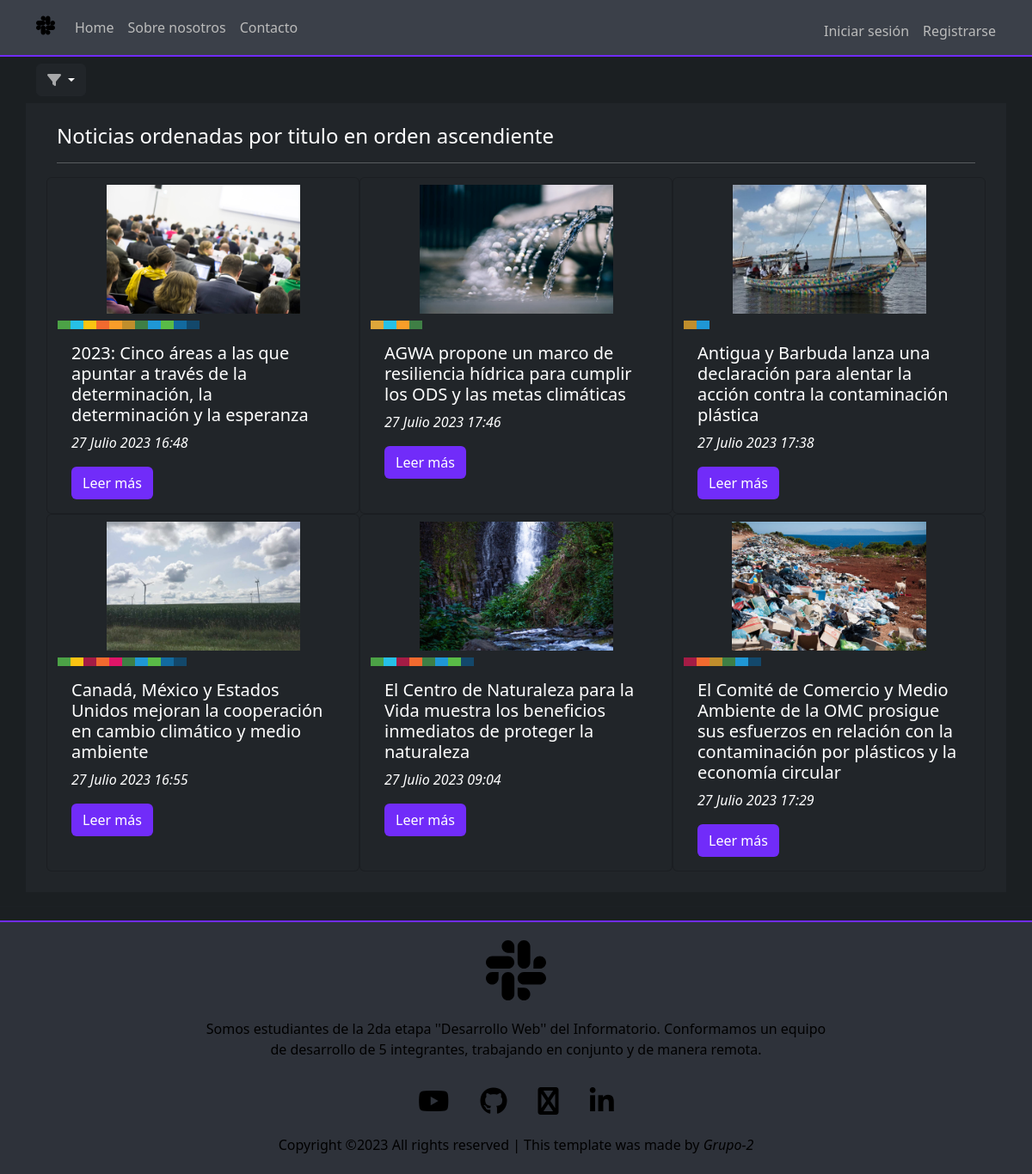
Screenshot of /ord-tit-asc/ with the database file from the repository.
### apps/noticias/models.py (models this page shows, shortened)
class Noticia(models.Model):
	creado = models.DateTimeField(
		'creado',
		auto_now_add=True
	)
	modificado = models.DateTimeField(
		'modificado',
		auto_now=True
	)
	titulo = models.CharField(max_length = 250)
	descripcion = models.CharField(max_length= 400)
	contenido = models.TextField()
	autor = models.ForeignKey(User, on_delete = models.CASCADE)
	imagen = models.ImageField(upload_to = 'noticias')
	categoria = models.ManyToManyField(Categoria, blank=False)

class Categoria(models.Model):
	nombre = models.CharField(max_length=80)
	imagen_cat = models.ImageField(upload_to = 'categorias', default='https://www.un.org/sustainabledevelopment/wp-content/uploads/sites/3/2017/12/04-11-2017-IFAD-35822.jpg')

### ProyectoFinal/views.py (the view)
# urls.py: path('ord-tit-asc/', views.OrdTitAsc, name="ord-tit-asc"),
def OrdTitAsc(request):
	ctx = {}
	lista_noticias = Noticia.objects.order_by('titulo')
	ctx['object_list'] = lista_noticias[0:6]
	return render(request, 'ord-tit-asc.html', ctx)

### templates/ord-tit-asc.html (shortened to what this page needs)
{% extends 'base.html' %}
{% load static %}
{% block contenido %}
<div class="section container ">
	<div class="dropdown my-2">
		<button class="btn btn-dark dropdown-toggle" type="button" data-bs-toggle="dropdown" aria-expanded="false">
			<i class="fa fa-solid fa-filter"></i>
		</button>
	</div>
	<div class="row text-bg-dark p-4">
		<div class="col-12">
			<h4>Noticias ordenadas por titulo en orden ascendiente</h4>
			<hr>
		</div>
			{% for n in object_list %}
			<div class="card text-bg-dark col-sm-12 col-md-6 col-lg-4">
				<img src="{{n.imagen.url}}" class="card-img-top my-2" alt="..." style="height: 150px; object-fit: contain;">
				<div class="d-flex">
					{% for cat in n.categoria.all %}
					<div class="btn-categoria-{{cat.pk}}" style="width: 15px; height: 10px;" title="{{cat.nombre}}"></div>
					{% endfor %}
					</div>
				<div class="card-body">
					<h5 class="card-title">{{n.titulo}}</h5>
					<p><em>{{n.creado}}</em></p>
					<a href="{% url 'noticias:detalle_noticia' n.pk %}" class="btn btn-go">Leer más</a>
				</div>
			</div>
			{% endfor %}
	</div>
</div>
<hr>
{% endblock contenido %}

### static/css/base.css (style rules this page uses)
body { background-color: #1b1f22; }
.fa-filter, .fa-caret-down { color:#ffffff9a }
.btn-go { background-color: #712cf9; color: #fff; }
.btn-categoria-2 { background-color: rgb(222,167,58) ; }
.btn-categoria-3 { background-color: rgb(76,162,70) ; }
.btn-categoria-6 { background-color: rgb(38,192,231) ; }
.btn-categoria-7 { background-color: rgb(251, 196, 18) ; }
.btn-categoria-8 { background-color: rgb(164,28,69) ; }
.btn-categoria-9 { background-color: rgb(242,106,47) ; }
.btn-categoria-10 { background-color: rgb(223,21,104) ; }
.btn-categoria-11 { background-color: rgb(248,157,41) ; }
.btn-categoria-12 { background-color: rgb(192,142,44) ; }
.btn-categoria-13 { background-color:rgb(63,127,69) ; }
.btn-categoria-14 { background-color:rgb(31,151,213) ; }
.btn-categoria-15 { background-color:rgb(89,187,71) ; }
.btn-categoria-16 { background-color:rgb(18,106,159) ; }
.btn-categoria-17 { background-color:rgb(19,72,107); }

### rows the page displays
Noticia: imagen (picture), titulo "2023: Cinco áreas a las que apuntar a través de la determinación, la determinación y la esperanza", creado "27 Julio 2023 16:48"
Categoria: {{ cat.pk }} 15 (drawn)
Noticia: imagen (picture), titulo "AGWA propone un marco de resiliencia hídrica para cumplir los ODS y las metas climáticas", creado "27 Julio 2023 17:46"
Noticia: imagen (picture), titulo "Antigua y Barbuda lanza una declaración para alentar la acción contra la contaminación plástica", creado "27 Julio 2023 17:38"
Noticia: imagen (picture), titulo "Canadá, México y Estados Unidos mejoran la cooperación en cambio climático y medio ambiente", creado "27 Julio 2023 16:55"
Categoria: {{ cat.pk }} 10 (drawn)
Noticia: imagen (picture), titulo "El Centro de Naturaleza para la Vida muestra los beneficios inmediatos de proteger la naturaleza", creado "27 Julio 2023 09:04"
Noticia: imagen (picture), titulo "El Comité de Comercio y Medio Ambiente de la OMC prosigue sus esfuerzos en relación con la contaminación por plásticos y la economía circular", creado "27 Julio 2023 17:29"
